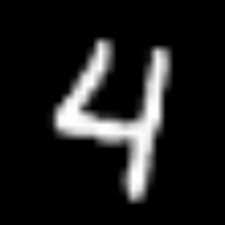
#> input picture lab1/mnist.jpeg, 225 x 225 px
$ python lab1.py
#> lines starting #> are read from the running program, lines starting #| are printed output that depends on the picture; pictures that were not available may be replaced by others from this repository, and a replacement may not be noted
import cv2

# set paths
BW_IMG_PATH = "mnist.jpeg"
BGR_IMG_PATH = "Lenna_(test_image).png"
OUTPUT_PATH = "saved_roi.png"

# read images
bw_img = cv2.imread(BW_IMG_PATH, 0)  # 0-flag means "read greyscale"
#> bw_img is the input picture: shape (225, 225); min 0, max 255, mean 28.4
bgr_img = cv2.imread(BGR_IMG_PATH)
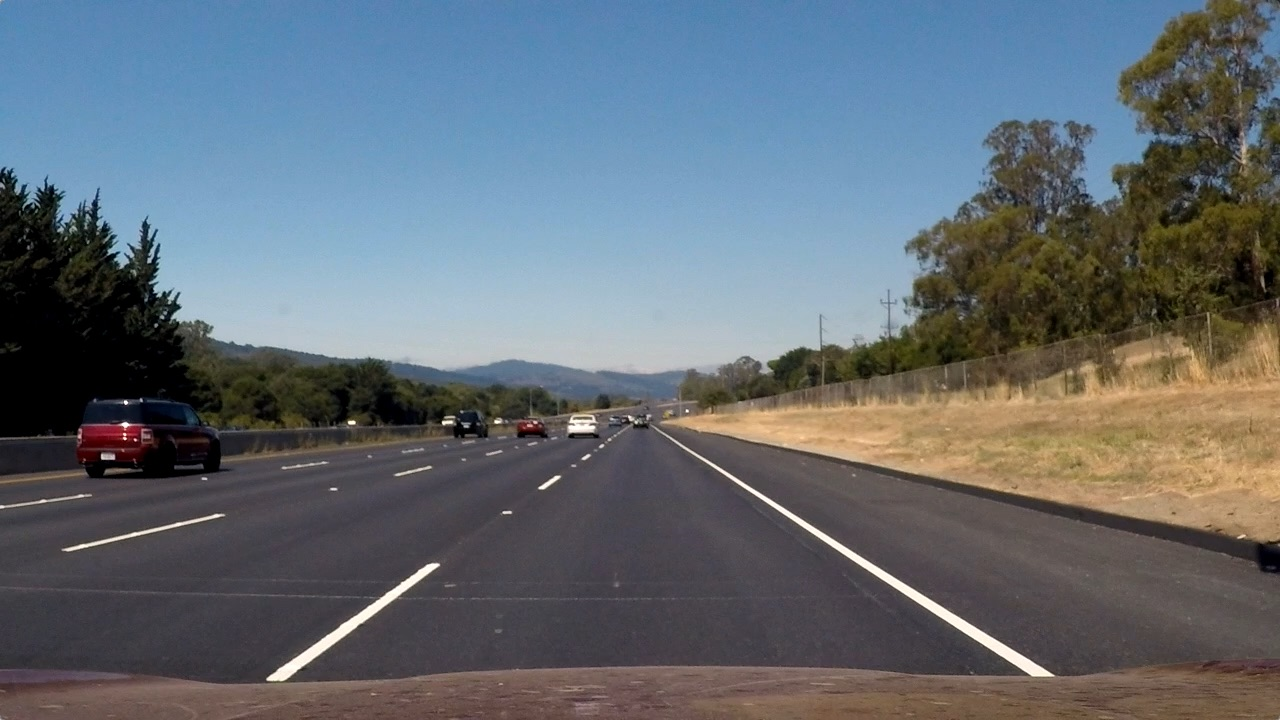
#> input picture lab1/test_img.jpg, 1280 x 720 px, given in place of Lenna_(test_image).png, which was not available
#> bgr_img is the input picture: shape (720, 1280, 3); mean B, G, R 115.1, 107.7, 99.4

# show images
cv2.imshow("Black-and-white image", bw_img)
cv2.imshow("Color image", bgr_img)

# BGR --> HSV
hsv_img = cv2.cvtColor(bgr_img, cv2.COLOR_BGR2HSV)
#> hsv_img: shape (720, 1280, 3); mean H, S, V 81.6, 75.9, 127.4
cv2.imshow("HSV image", hsv_img)

# show separate channels of rgb and hsv images
cv2.imshow("B", bgr_img[:, :, 0])
cv2.imshow("G", bgr_img[:, :, 1])
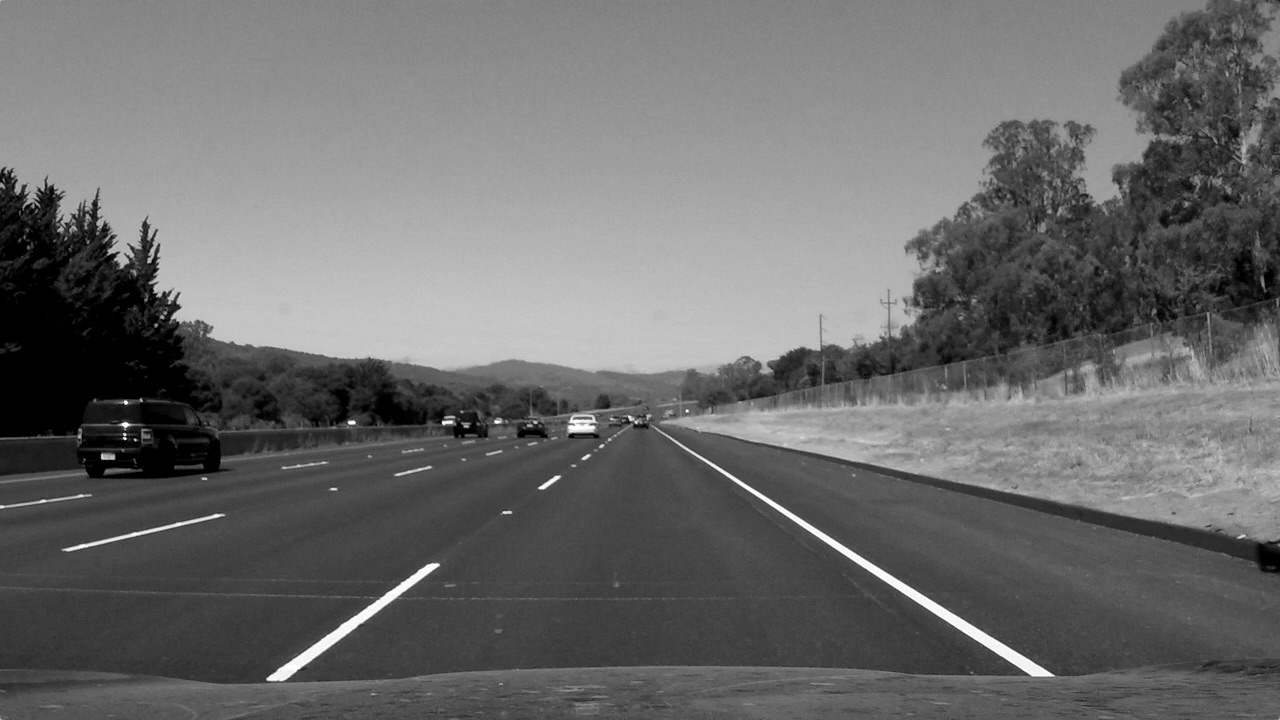
#> window 'G': shape (720, 1280); min 0, max 255, mean 107.7
cv2.imshow("R", bgr_img[:, :, 2])
cv2.imshow("H", hsv_img[:, :, 0])
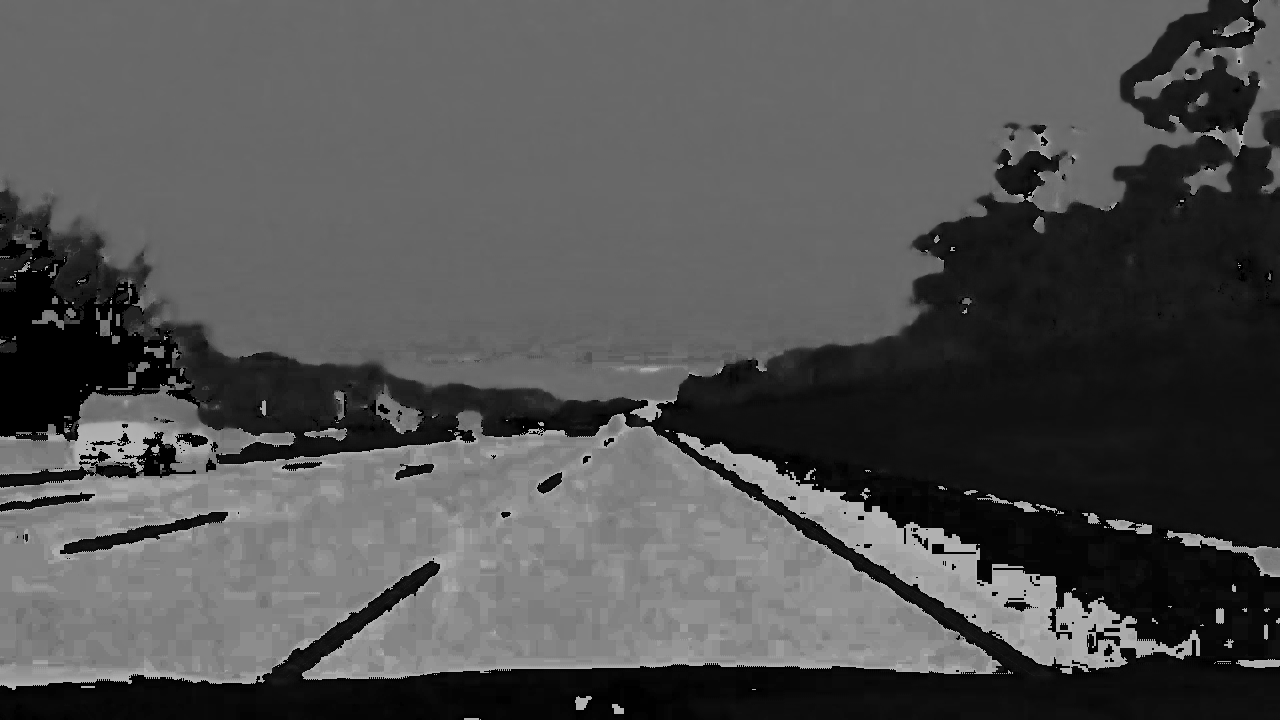
#> window 'H': shape (720, 1280); min 0, max 179, mean 81.6
cv2.imshow("S", hsv_img[:, :, 1])
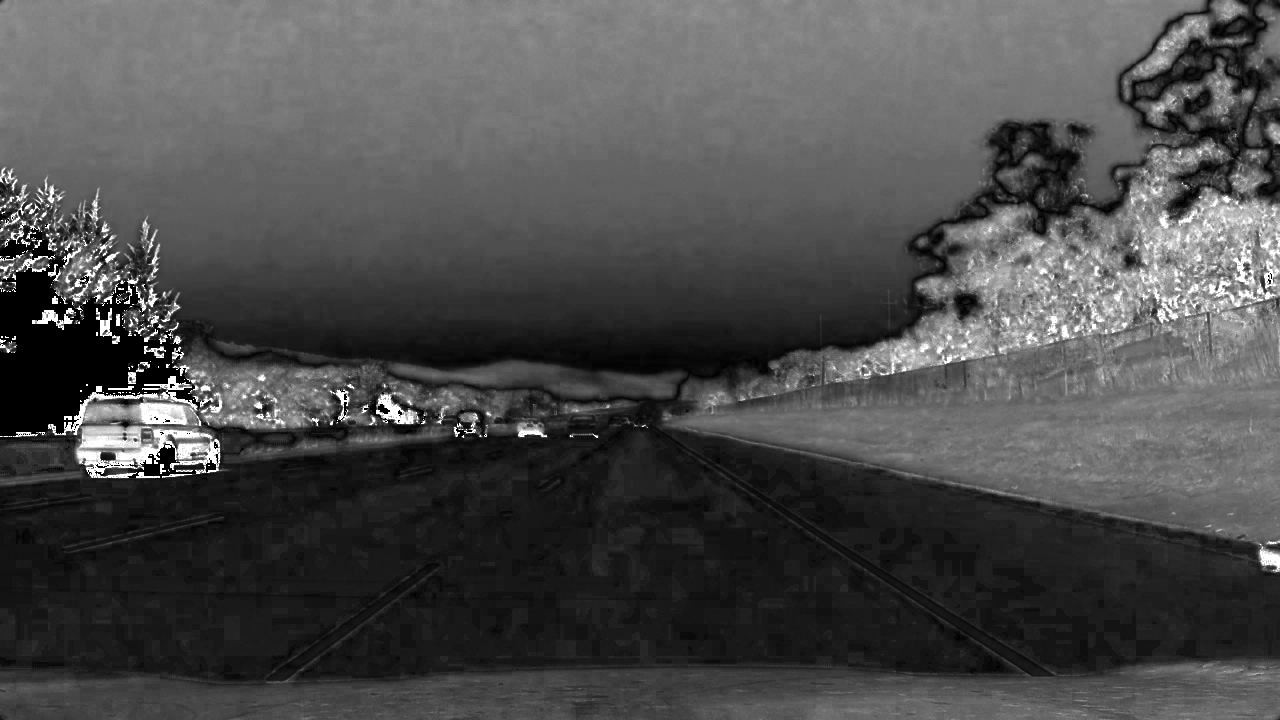
#> window 'S': shape (720, 1280); min 0, max 255, mean 75.9
cv2.imshow("V", hsv_img[:, :, 2])
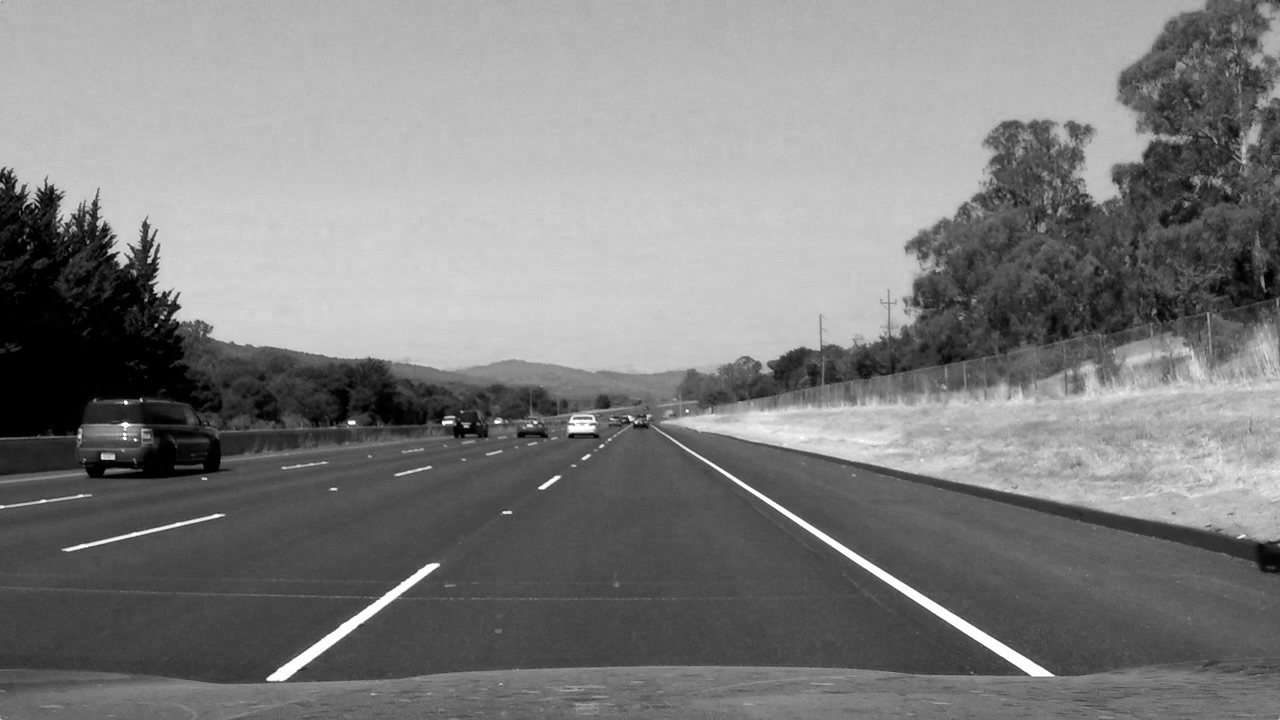
#> window 'V': shape (720, 1280); min 0, max 255, mean 127.4

# press any key to stop showing images
cv2.waitKey(0)

# copy a region of interest of bw image
roi_bw = bw_img[:bw_img.shape[0]//2, :bw_img.shape[1]//2].copy()
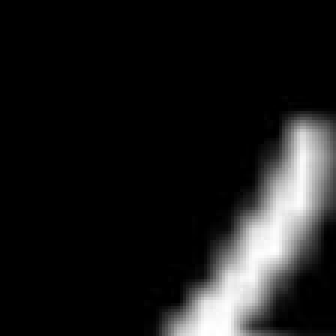
#> roi_bw: shape (112, 112) (shown 3 times larger); min 0, max 255, mean 27

# save roi copy
cv2.imwrite(OUTPUT_PATH, roi_bw)
